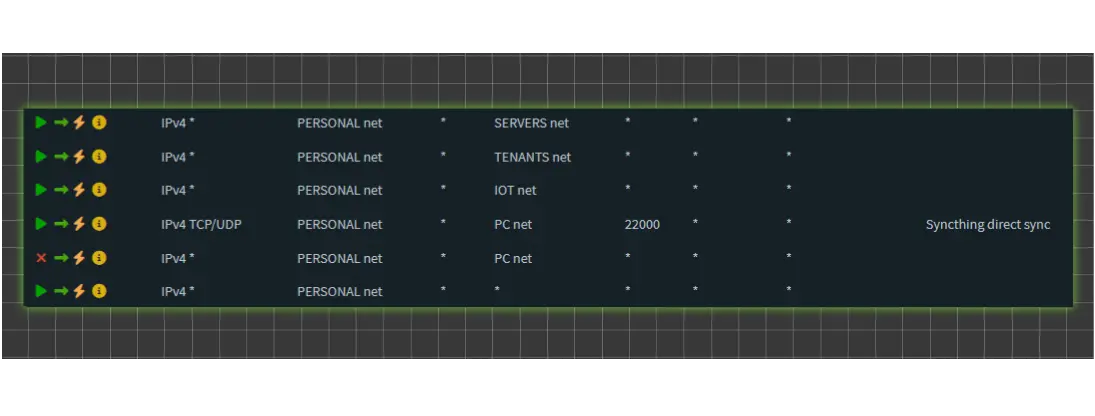
#> input picture assets/img/posts/firewallRule.webp, 1095 x 416 px
$ python -i gen-og-images.py   (imports and definitions only)
#> lines starting #> are read from the running program, lines starting #| are printed output that depends on the picture
#!/usr/bin/env python3
"""Build a 1200x630 social card for every post.

The card puts the post header behind a dark scrim and prints the things a reader
wants at a glance: category, title, reading time and date. Cards are JPEG because
LinkedIn does not render WebP, and 1200x630 because that is the large-card size
Facebook/LinkedIn/X expect; the page itself keeps serving the WebP header.

Reading time follows the theme's own formula (words / 180, minimum 1) and is read
off the built pages in _site/ when they exist, so the card agrees with the byline
on the post. Run `bundle exec jekyll build` first, then this script, then build
again to publish the cards.

Output: assets/img/og/<post-slug>.jpg, picked up by _includes/head.html.
Usage:  python3 tools/gen-og-images.py
"""

import re
from datetime import date
from pathlib import Path

from PIL import Image, ImageDraw, ImageFilter, ImageFont

ROOT = Path(__file__).resolve().parent.parent
POSTS = ROOT / "_posts"
SITE_POSTS = ROOT / "_site/posts"
AVATAR = ROOT / "assets/img/propic.webp"
OUT_DIR = ROOT / "assets/img/og"

SIZE = (1200, 630)
QUALITY = 82
PAD = 72
BG = (27, 27, 30)
ACCENT = (134, 168, 231)
MUTED = (196, 196, 202)
WPM = 180
SUFFIXES = {".webp", ".png", ".jpg", ".jpeg"}
# Below this width an upscale to 1200px turns to mush, so the header is used as a
# blurred backdrop only.
MIN_COVER_WIDTH = 600

FONT_DIRS = ["/usr/share/fonts/truetype/lato", "/usr/share/fonts/truetype/dejavu"]
FONT_NAMES = {"bold": ["Lato-Bold.ttf", "DejaVuSans-Bold.ttf"],
              "black": ["Lato-Black.ttf", "DejaVuSans-Bold.ttf"],
              "regular": ["Lato-Regular.ttf", "DejaVuSans.ttf"]}


# [7 lines left out: function font_path, not called in this run]


def font(weight, size):
    return ImageFont.truetype(font_path(weight), size)


# --- post parsing -----------------------------------------------------------

FM_SPLIT = re.compile(r"^---\s*$", re.MULTILINE)
CODE_FENCE = re.compile(r"^(```|~~~).*$", re.MULTILINE)
HTML_TAG = re.compile(r"<[^>]+>")
LIQUID = re.compile(r"\{[%{].*?[%}]\}", re.DOTALL)
MD_IMAGE = re.compile(r"!\[[^\]]*\]\([^)]*\)")
MD_LINK = re.compile(r"\[([^\]]*)\]\([^)]*\)")
KRAMDOWN_ATTR = re.compile(r"\{:[^}]*\}")
ALNUM = re.compile(r"[0-9A-Za-z]")
FM_KEY = re.compile(r"^(\w+):\s*(.*)$")
CONTENT_DIV = re.compile(r'<div class="content">(.*?)</div>\s*<div class="post-tail-wrapper', re.DOTALL)


# [69 lines left out: functions front_matter, category, rendered_words, estimated_words, read_time, post_date, not called in this run]


# --- drawing ----------------------------------------------------------------

def cover(img, size=SIZE):
    scale = max(size[0] / img.width, size[1] / img.height)
    resized = img.resize((round(img.width * scale), round(img.height * scale)), Image.LANCZOS)
    left = (resized.width - size[0]) // 2
    top = (resized.height - size[1]) // 2
    return resized.crop((left, top, left + size[0], top + size[1]))


def backdrop(header):
    """Header image, darkened enough that white text stays readable over it."""
#> called with header = '../assets/img/posts/firewallRule.webp'
    if header is None:
        return Image.new("RGB", SIZE, BG)

    with Image.open(header) as src:
#> src is the input picture: PIL image 1095x416 RGBA; mean R, G, B, A 30.2, 36.2, 36.3, 187.1
        img = src.convert("RGB")
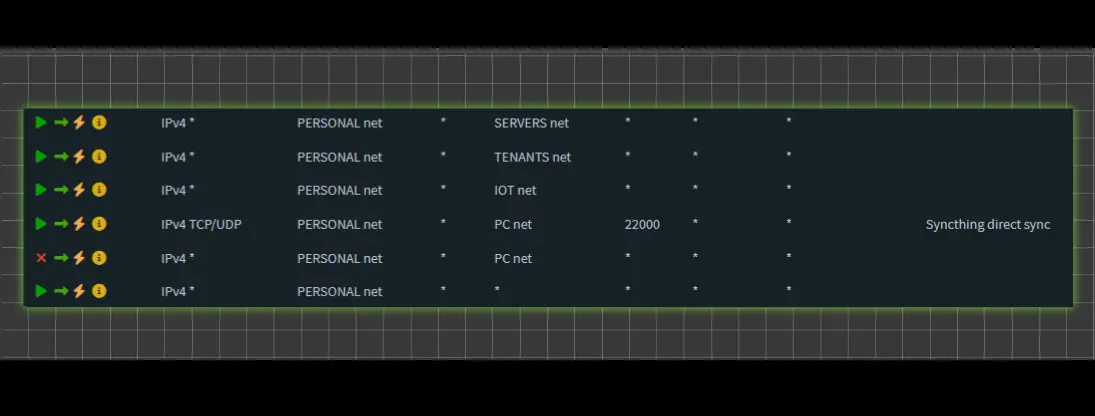
#> img: PIL image 1095x416 RGB; mean R, G, B 30.2, 36.2, 36.3
        # Always blurred: the headers carry their own titles, and a sharp one
        # behind the card text reads as two overlapping posters.
        blur = 14 if img.width >= MIN_COVER_WIDTH else 30
#> blur = 14
        canvas = cover(img).filter(ImageFilter.GaussianBlur(blur))
#> in cover, `return resized.crop((left, top, left + size[0], top + size[1]))`:
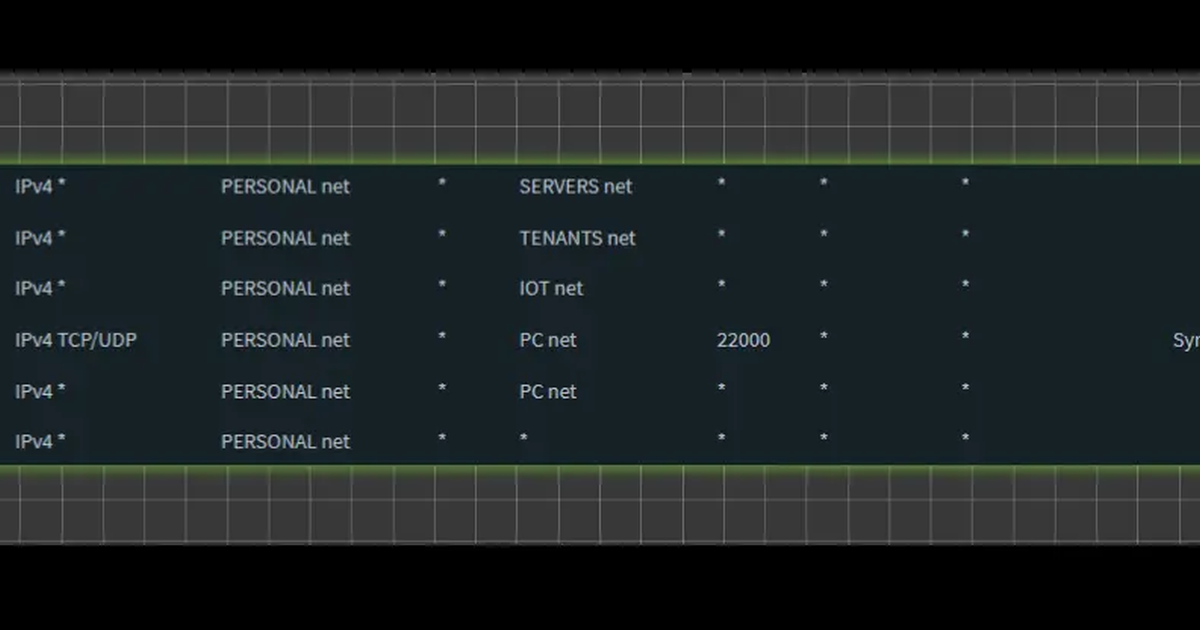
#> returned value: PIL image 1200x630 RGB; mean R, G, B 29.1, 35.2, 36.2
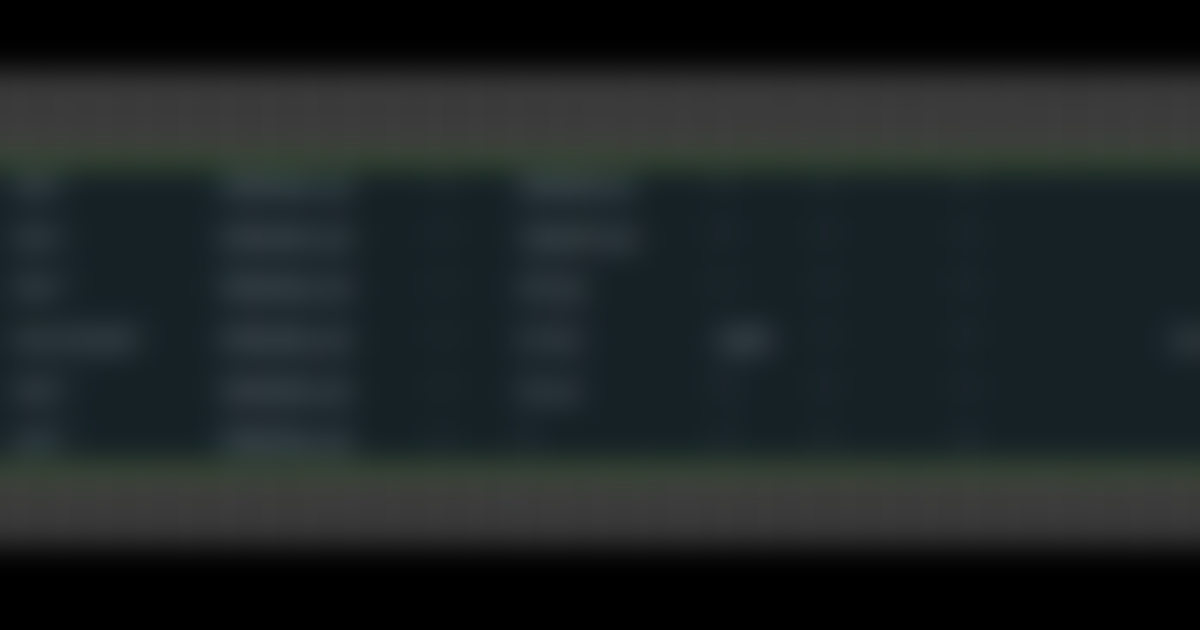
#> canvas: PIL image 1200x630 RGB; mean R, G, B 29, 35.2, 36.2

    canvas = Image.blend(canvas, Image.new("RGB", SIZE, BG), 0.68)
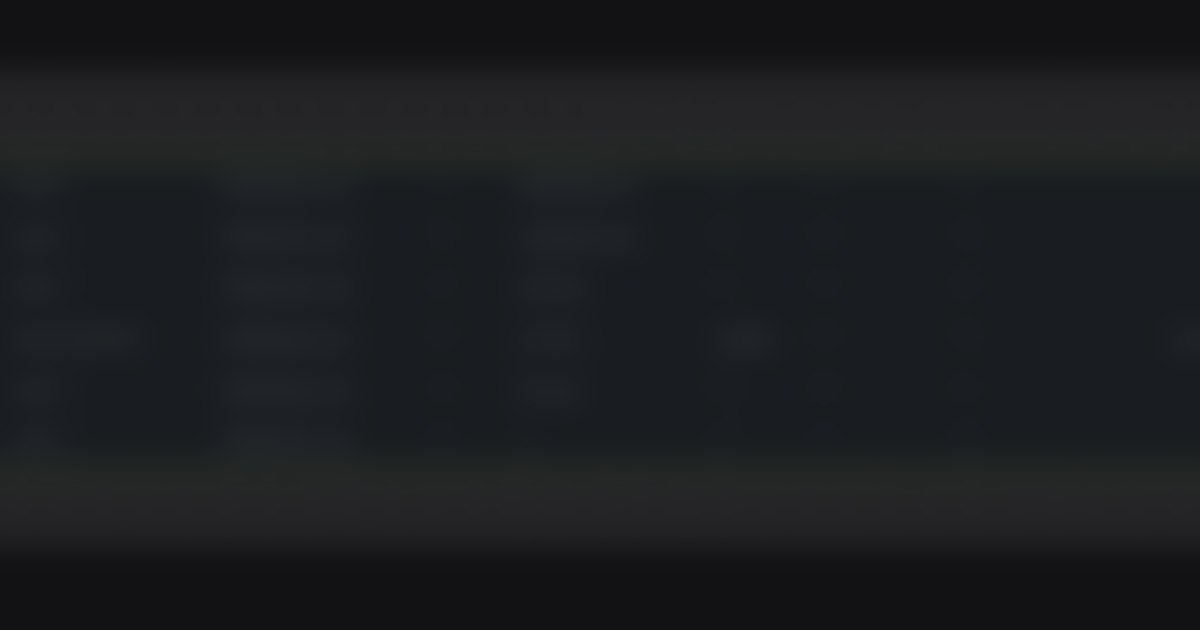
#> canvas: PIL image 1200x630 RGB; mean R, G, B 27.2, 29.1, 31.5

    # Extra shade at the bottom where the title and byline sit.
    scrim = Image.new("L", (1, SIZE[1]))
    for y in range(SIZE[1]):
        scrim.putpixel((0, y), int(225 * max(0.0, (y / SIZE[1] - 0.18) / 0.82) ** 1.3))
    shade = Image.new("RGB", SIZE, BG)
    return Image.composite(shade, canvas, scrim.resize(SIZE))


# [118 lines left out: functions wrap, balance, fit_title, circular, tracked, build_card and 1 more, not called in this run]


# [2 lines not run here, left out]

>>> result = backdrop('../assets/img/posts/firewallRule.webp')

$ run again, on assets/img/posts/pixelSyncthing.webp
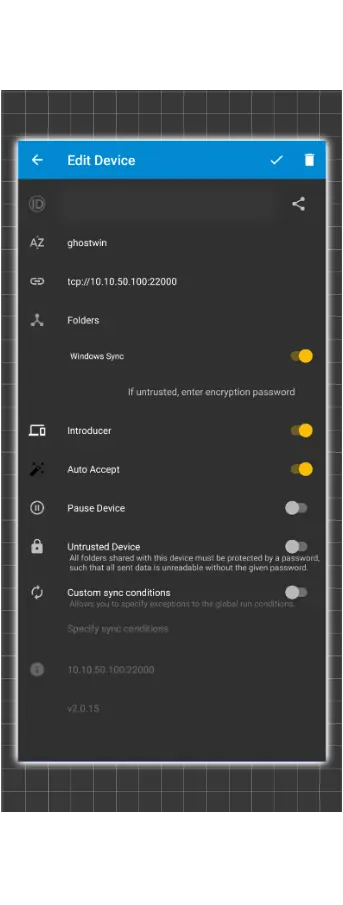
#> input picture assets/img/posts/pixelSyncthing.webp, 343 x 905 px
#> in backdrop, src is the input picture: PIL image 343x905 RGBA; mean R, G, B, A 45.9, 50.8, 53.2, 202.3
#> in backdrop, `img = src.convert("RGB")`:
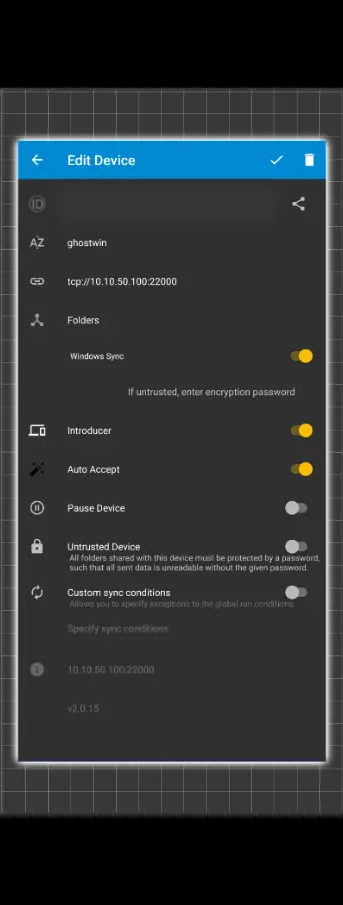
#> img: PIL image 343x905 RGB; mean R, G, B 45.9, 50.8, 53.2
#> in backdrop, `canvas = Image.blend(canvas, Image.new("RGB", SIZE, BG), 0.68)`:
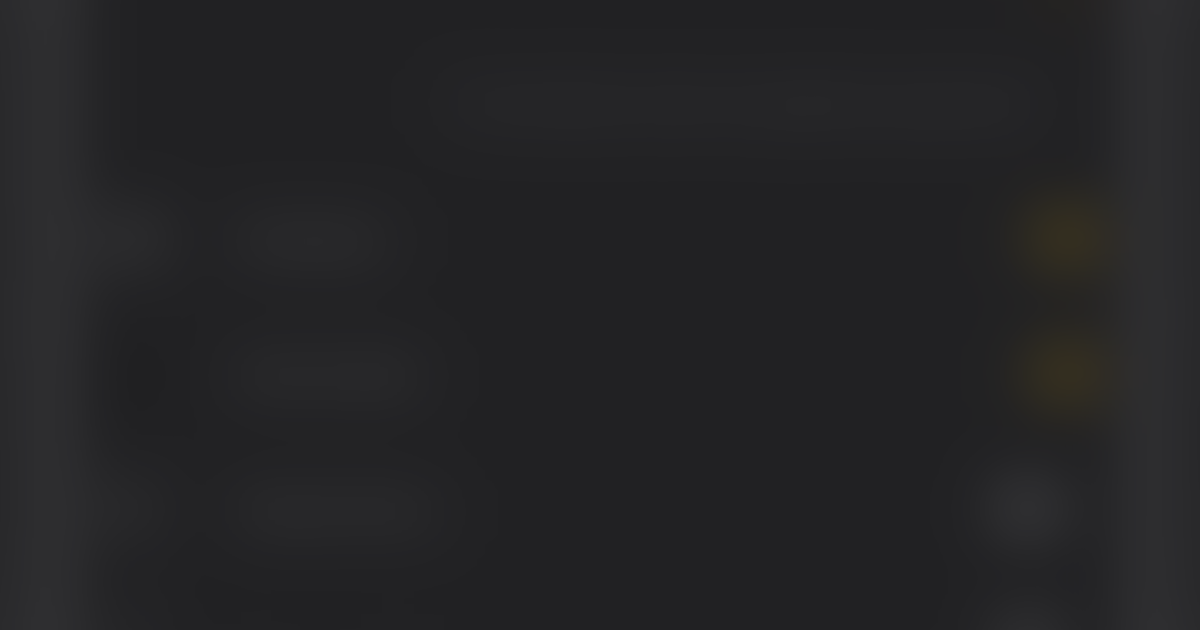
#> canvas: PIL image 1200x630 RGB; mean R, G, B 36.1, 36, 37.7

$ run again, on assets/img/posts/syncthingTwoDevices.webp
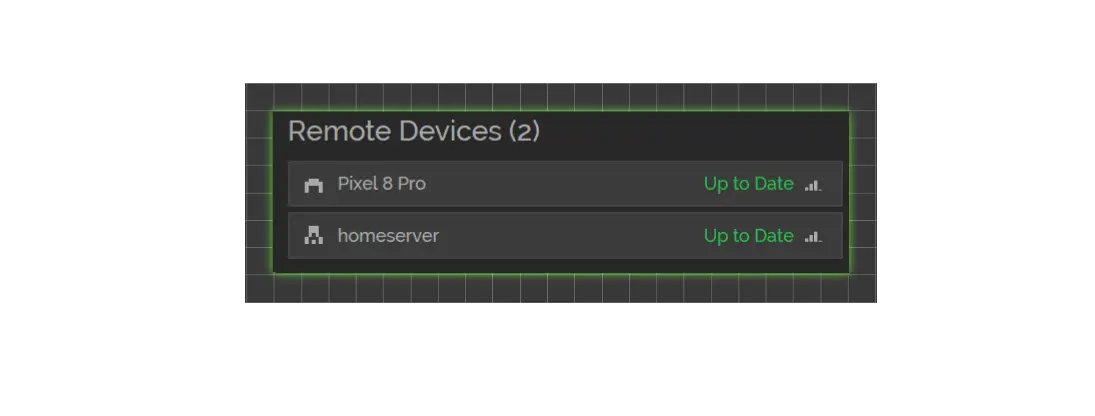
#> input picture assets/img/posts/syncthingTwoDevices.webp, 1095 x 416 px
#> in backdrop, src is the input picture: PIL image 1095x416 RGBA; mean R, G, B, A 18.1, 19, 17.8, 77.8
#> in backdrop, `img = src.convert("RGB")`:
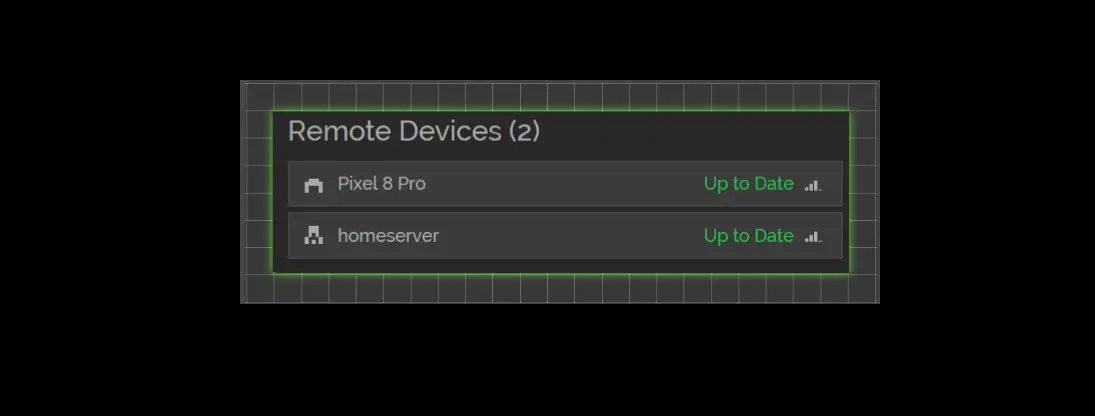
#> img: PIL image 1095x416 RGB; mean R, G, B 18.1, 19, 17.8
#> in backdrop, `canvas = cover(img).filter(ImageFilter.GaussianBlur(blur))`:
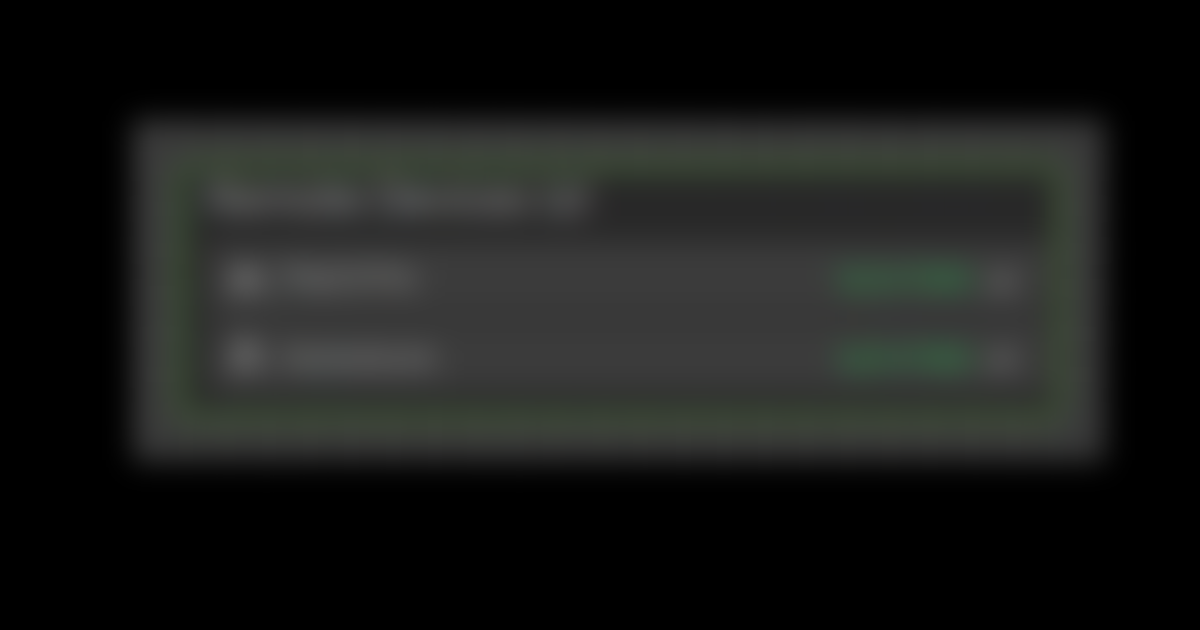
#> canvas: PIL image 1200x630 RGB; mean R, G, B 25, 26.3, 24.7
